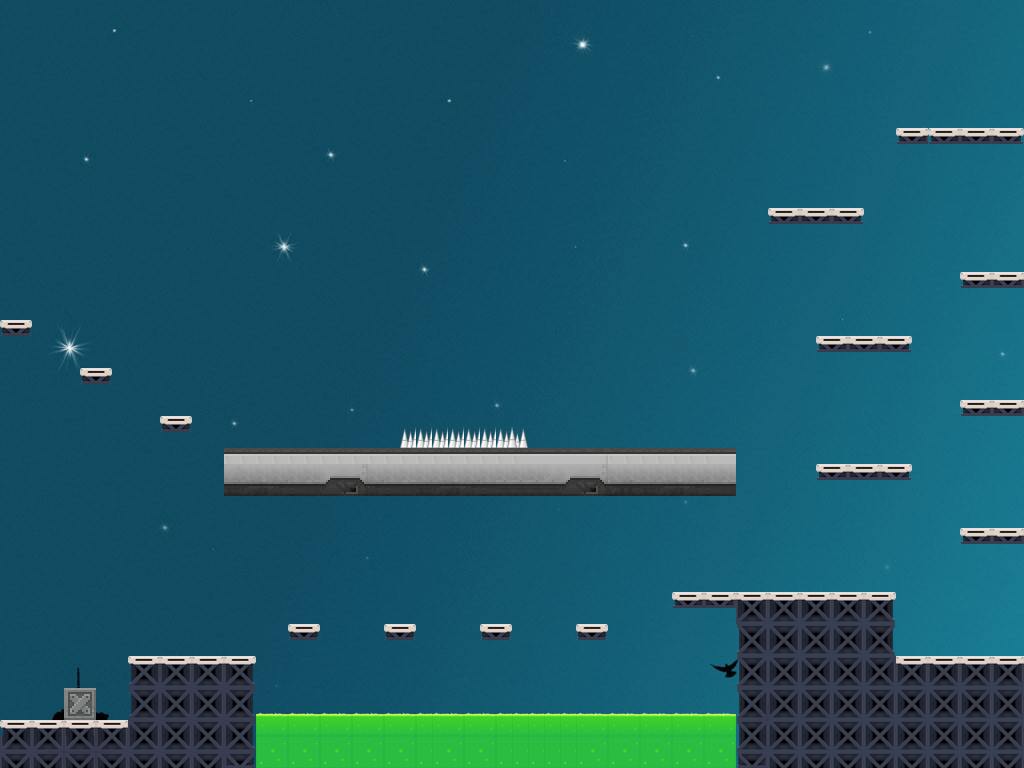

Below is a game level as drawn by its tile map, then a one-line description and the .tmx that defines it (tile-layer data replaced by summaries):
An orthogonal 64x48 tile map with 16x16 px tiles, 1 tile layer (forge), 2 tilesets, 1 image layer and 27 objects (16x floor, 3x button, 3x gate, box, ball, ...).

<map version="1.0" orientation="orthogonal" renderorder="right-down" width="64" height="48" tilewidth="16" tileheight="16" nextobjectid="62">
 <tileset firstgid="1" name="scifi_platformTiles_32x32" tilewidth="16" tileheight="16" tilecount="3220">
  <image source="scifi_platformTiles_32x32.png" width="1120" height="736" />
 </tileset>
 <tileset firstgid="3221" name="Tile" tilewidth="16" tileheight="16" tilecount="960">
  <image source="Tile.png" width="640" height="384" />
 </tileset>
 <imagelayer name="backGround" x="-288" y="-304">
  <image source="machaBackground.jpg" />
 </imagelayer>
 <layer name="forge" width="64" height="48">
  <data>[3072 cells, 539 non-empty, 84 distinct tile ids]</data>
 </layer>
 <objectgroup name="box">
  <object id="1" name="box" x="32" y="560" width="32" height="32" />
  <object id="20" name="ball" x="16" y="272" width="32" height="32">
   <properties>
    <property name="color" value="blue" />
   </properties>
   <ellipse />
  </object>
 </objectgroup>
 <objectgroup name="unwalkable">
  <object id="4" name="floor" x="256" y="768">
   <polyline points="0,0 0,-112 -128,-112 -128,-48 -256,-48 -256,-768 768,-768 768,-112 640,-112 640,-176 416,-176 416,-160 480,-160 480,0" />
  </object>
  <object id="5" name="floor" x="384" y="624" width="32" height="16" />
  <object id="6" name="floor" x="480" y="624" width="32" height="16" />
  <object id="7" name="floor" x="576" y="624" width="32" height="16" />
  <object id="11" name="floor" x="224" y="448" width="512" height="48" />
  <object id="28" name="floor" x="288" y="624" width="32" height="16" />
  <object id="48" name="floor" x="768" y="208">
   <polyline points="0,0 96,0" />
  </object>
  <object id="49" name="floor" x="816" y="336">
   <polyline points="0,0 96,0" />
  </object>
  <object id="50" name="floor" x="816" y="464">
   <polyline points="0,0 96,0" />
  </object>
  <object id="51" name="floor" x="960" y="528">
   <polyline points="0,0 64,0" />
  </object>
  <object id="52" name="floor" x="960" y="400">
   <polyline points="0,0 64,0" />
  </object>
  <object id="53" name="floor" x="960" y="272">
   <polyline points="0,0 64,0" />
  </object>
  <object id="54" name="floor" x="896" y="128">
   <polyline points="0,0 96,0" />
  </object>
  <object id="59" name="floor" x="160" y="416" width="32" height="16" />
  <object id="60" name="floor" x="80" y="368" width="32" height="16" />
  <object id="61" name="floor" x="0" y="320" width="32" height="16" />
 </objectgroup>
 <objectgroup name="sensor">
  <object id="16" name="acid" x="256" y="720">
   <polyline points="0,0 480,0" />
  </object>
  <object id="17" name="target" x="944" y="608" width="48" height="48">
   <properties>
    <property name="color" value="blue" />
   </properties>
  </object>
  <object id="39" name="sprike" x="400" y="448">
   <polyline points="0,0 0,-16 128,-16 128,0" />
  </object>
 </objectgroup>
 <objectgroup name="button">
  <object id="24" name="button" x="960" y="112" width="48" height="16">
   <properties>
    <property name="condition" value="-1" />
    <property name="link" value="1" />
    <property name="status" value="-1" />
   </properties>
  </object>
  <object id="36" name="gate" x="896" y="592">
   <properties>
    <property name="link" value="2" />
   </properties>
   <polyline points="0,0 128,0" />
  </object>
  <object id="37" name="button" x="256" y="432" width="48" height="16">
   <properties>
    <property name="condition" value="-1" />
    <property name="link" value="2" />
    <property name="status" value="-1" />
   </properties>
  </object>
  <object id="38" name="gate" x="32" y="592">
   <properties>
    <property name="link" value="1" />
   </properties>
   <polyline points="0,0 32,0 32,-32 0,-32 0,0" />
  </object>
  <object id="55" name="gate" x="384" y="448">
   <properties>
    <property name="link" value="3" />
   </properties>
   <polyline points="0,0 0,-32 160,-32 160,0" />
  </object>
  <object id="57" name="button" x="16" y="704" width="48" height="16">
   <properties>
    <property name="condition" value="1" />
    <property name="link" value="3" />
    <property name="status" value="1" />
   </properties>
  </object>
 </objectgroup>
</map>
